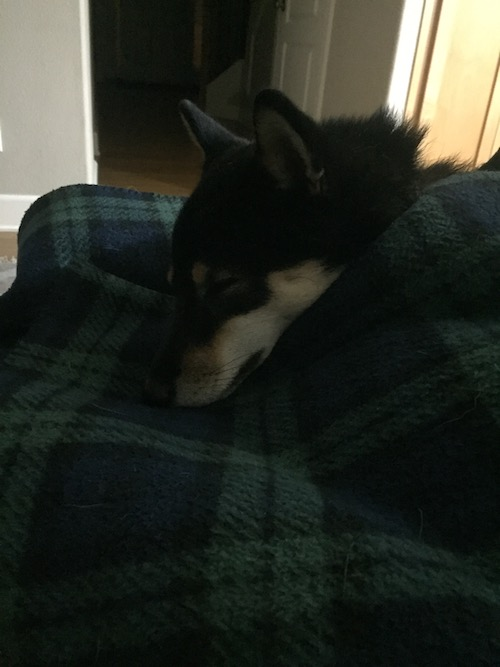
#> input picture img/test1.jpg, 500 x 667 px
$ python main.py
#> lines starting #> are read from the running program, lines starting #| are printed output that depends on the picture
import cv2
import numpy as np
from scipy.sparse import diags

luminance_threshold = 30
chroma_threshold = 10
scale_percent = 20
beta = 30
alpha = 2

drawing = False
ix = -1
iy = -1

points_data = []

# [111 lines left out: functions draw, constrain, minimizer, on_trackbar, not called in this run]

def resize_img(img, scale_pct):
    width = int(img.shape[1] * scale_pct / 100)
    height = int(img.shape[0] * scale_pct / 100)
    dim = (width, height)
    resized = cv2.resize(img, dim, interpolation=cv2.INTER_AREA)

    return resized

if __name__ == '__main__':
    img_rgb = cv2.imread('img/test1.jpg')
#> img_rgb is the input picture: shape (667, 500, 3); mean B, G, R 37.9, 45.5, 41.3
    # Convert to CIE LAB space
    img = cv2.cvtColor(img_rgb, cv2.COLOR_RGB2Lab)
#> img: shape (667, 500, 3); mean of channels 0, 1, 2 42.7, 124.4, 129.5

    img_rgb = resize_img(img_rgb, scale_percent)

    img_output = cv2.imread('img/test1.jpg')
    img_output = resize_img(img_output, scale_percent)

    img = resize_img(img, scale_percent)
#> in resize_img (call 3), `resized = cv2.resize(img, dim, interpolation=cv2.INTER_AREA)`: resized: shape (133, 100, 3); mean of channels 0, 1, 2 42.7, 124.4, 129.5
    luminance_channel, a_channel, b_channel = cv2.split(img)
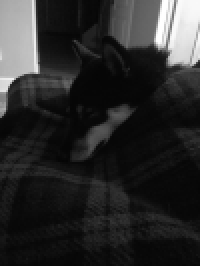
#> luminance_channel: shape (133, 100) (shown 2 times larger); min 5, max 255, mean 42.7
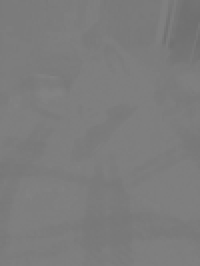
#> a_channel: shape (133, 100) (shown 2 times larger); min 112, max 131, mean 124.4

    print('img shape (y,x): {}'.format(img_rgb.shape))
#| img shape (y,x): (133, 100, 3)
    # Matrix containing weight of each constrained pixel
    constraint_mask = np.zeros((img.shape[0], img.shape[1]))

    cv2.namedWindow('ref')
    cv2.setMouseCallback('ref', draw)

    cv2.namedWindow('output')
    cv2.imshow('output', img_output)

    # cv2.createTrackbar('Brightness', 'itm', 10, 50, on_trackbar)
    # on_trackbar(0)

    while(1):
        cv2.imshow('ref', img_rgb)
        k=cv2.waitKey(1)&0xFF
#> (key Esc is pressed here)
        if k==27:
            break
    cv2.destroyAllWindows()

$ run again, with img/test2.jpg copied over img/test1.jpg
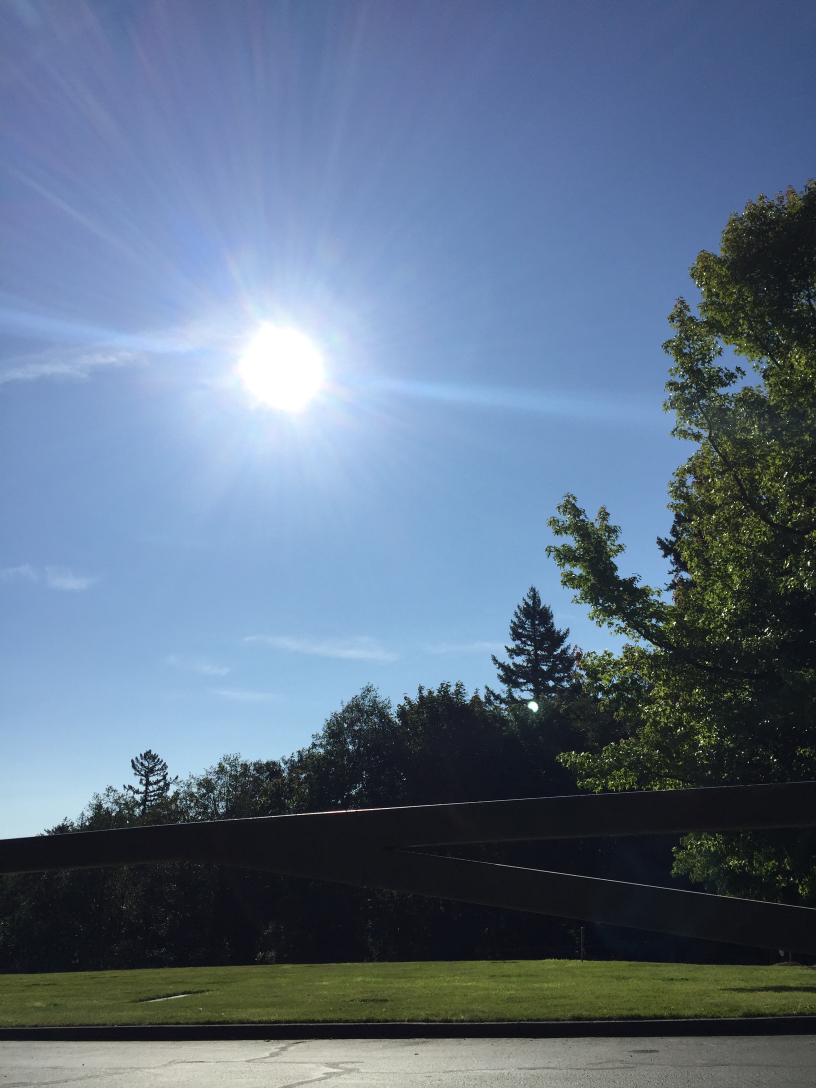
#> input picture img/test2.jpg, 2448 x 3264 px (shown at 1/3 size)
#> img_rgb is the input picture: shape (3264, 2448, 3); mean B, G, R 135.1, 113, 94.5
#> img: shape (3264, 2448, 3); mean of channels 0, 1, 2 122.1, 133.8, 141.2
#> resized: shape (652, 489, 3); mean of channels 0, 1, 2 122.1, 133.8, 141.2
#> `luminance_channel, a_channel, b_channel = cv2.split(img)`:
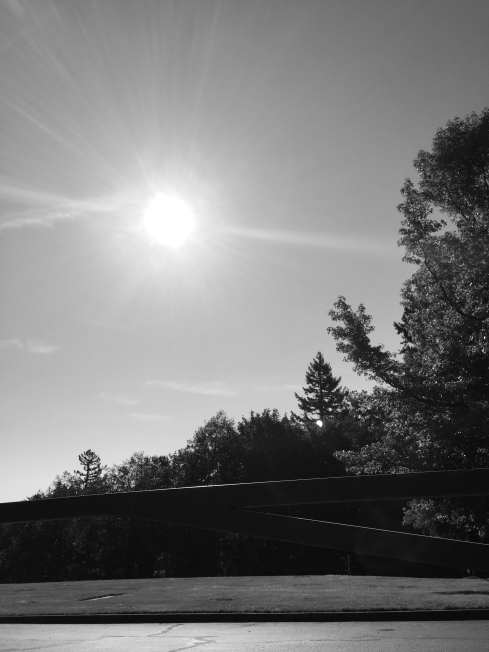
#> luminance_channel: shape (652, 489); min 9, max 255, mean 122.1
#> `luminance_channel, a_channel, b_channel = cv2.split(img)`:
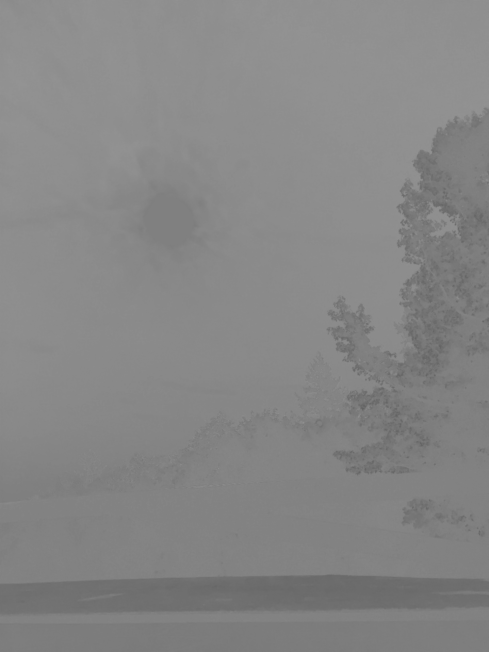
#> a_channel: shape (652, 489); min 98, max 147, mean 133.8
#| img shape (y,x): (652, 489, 3)

$ run again, with img/test22.jpg copied over img/test1.jpg
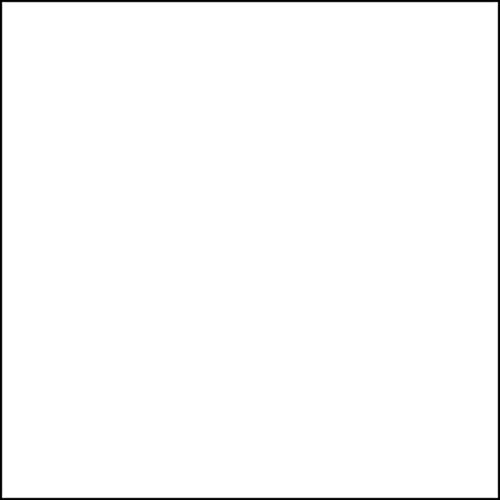
#> input picture img/test22.jpg, 500 x 500 px
#> img_rgb is the input picture: shape (500, 500, 3); min 0, max 255, mean 250.7
#> img: shape (500, 500, 3); mean of channels 0, 1, 2 250.7, 128, 128
#> in resize_img, `resized = cv2.resize(img, dim, interpolation=cv2.INTER_AREA)`:
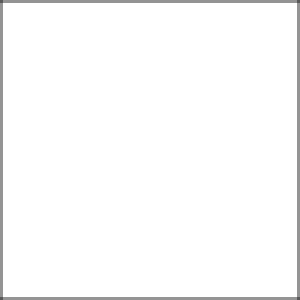
#> resized: shape (100, 100, 3) (shown 3 times larger); min 89, max 255, mean 250.7
#> resized: shape (100, 100, 3); mean of channels 0, 1, 2 250.7, 128, 128
#> a_channel: shape (100, 100); every value is 128
#| img shape (y,x): (100, 100, 3)

$ run again, with img/test3.JPG copied over img/test1.jpg
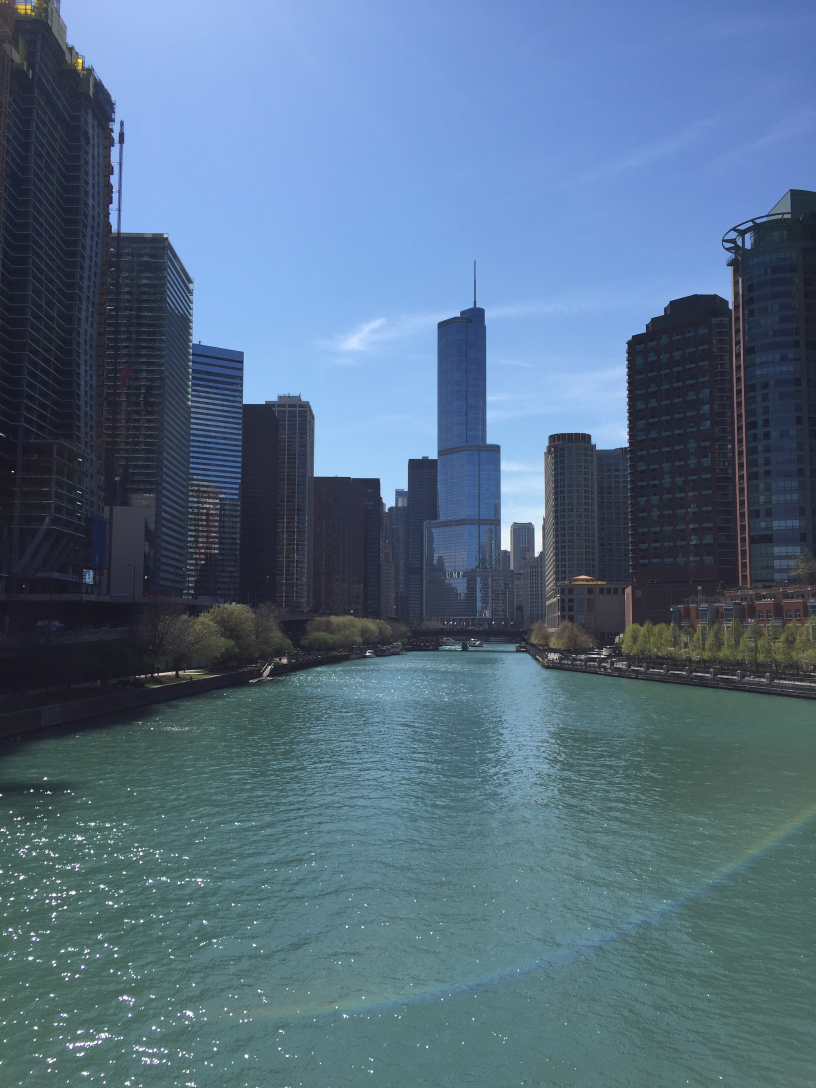
#> input picture img/test3.JPG, 2448 x 3264 px (shown at 1/3 size)
#> img_rgb is the input picture: shape (3264, 2448, 3); mean B, G, R 132.2, 109.8, 85.4
#> img: shape (3264, 2448, 3); mean of channels 0, 1, 2 120, 133, 144.6
#> resized: shape (652, 489, 3); mean of channels 0, 1, 2 120, 133, 144.6
#> `luminance_channel, a_channel, b_channel = cv2.split(img)`:
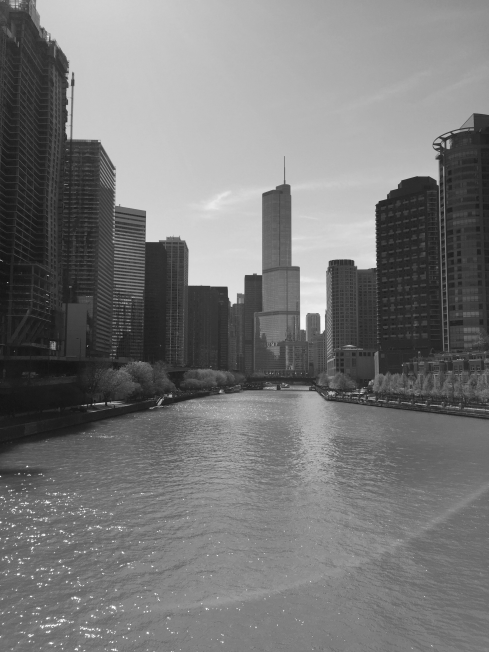
#> luminance_channel: shape (652, 489); min 20, max 254, mean 120
#> `luminance_channel, a_channel, b_channel = cv2.split(img)`:
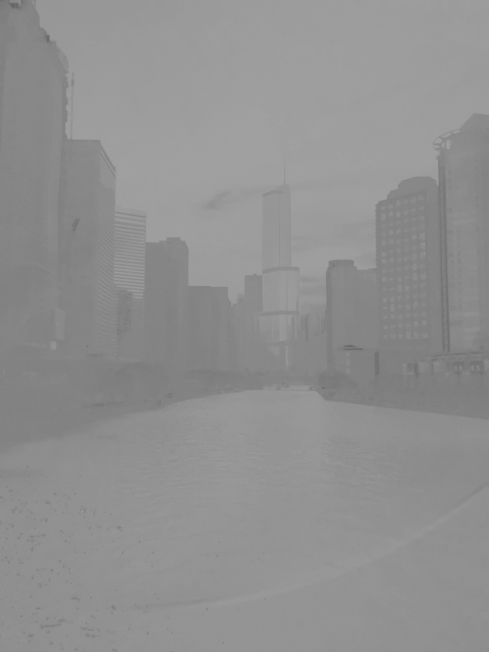
#> b_channel: shape (652, 489); min 102, max 161, mean 144.6
#| img shape (y,x): (652, 489, 3)
